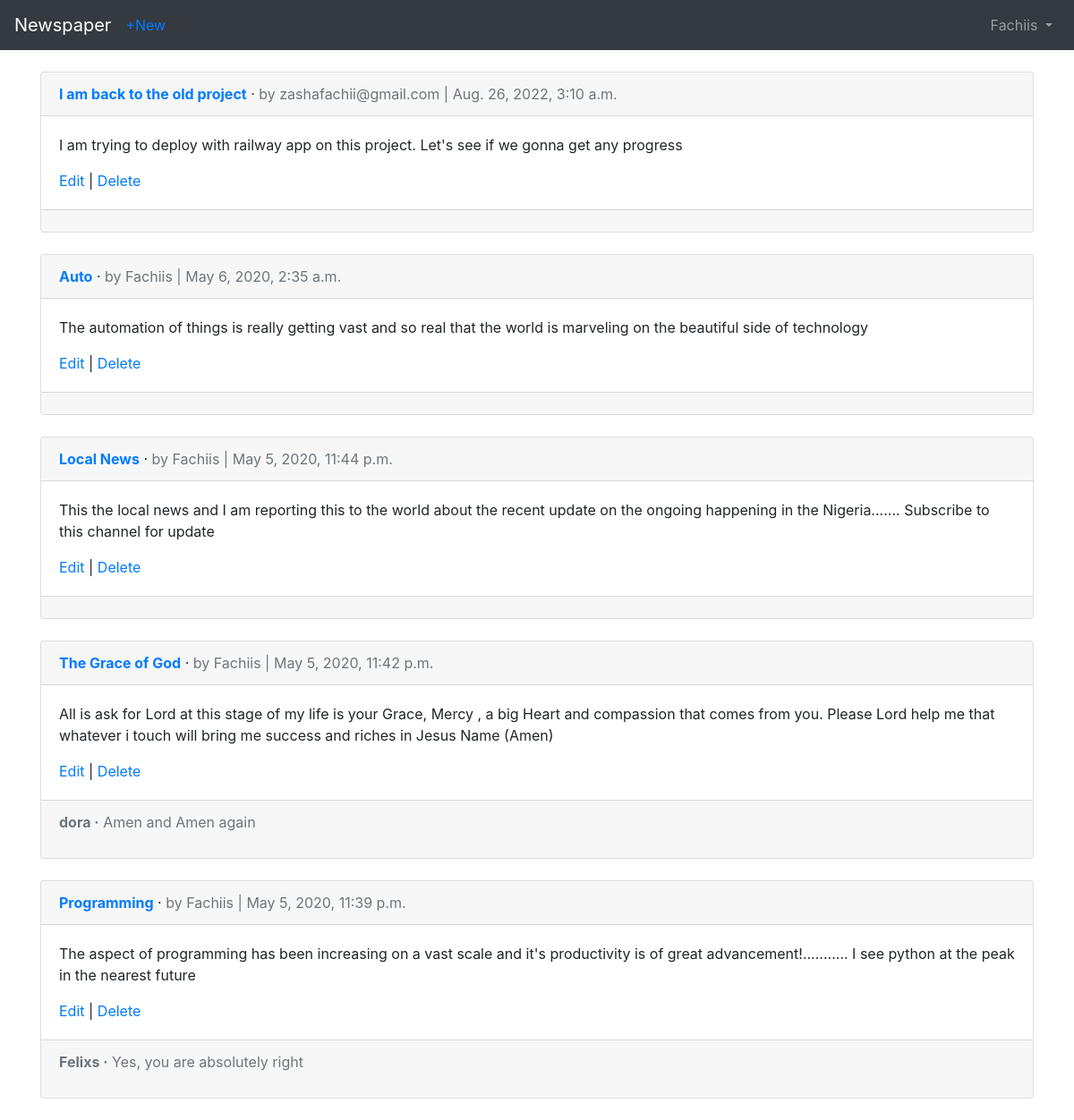
The page /articles/ (signed in) on the database its author committed.
### users/models.py (models this page shows)
class CustomUser(AbstractUser):
    age = models.PositiveIntegerField(null=True, blank=True)

### articles/models.py (models this page shows, shortened)
class Article(models.Model):
    title = models.CharField(max_length=300)
    body = models.TextField()
    author = models.ForeignKey(get_user_model(), on_delete=models.CASCADE)
    pub_date = models.DateTimeField(auto_now_add=True)
    class Meta:
        ordering = ("-pub_date",)

class Comment(models.Model):
    article = models.ForeignKey(
        "Article",
        on_delete=models.CASCADE,
        related_name="comments",
    )
    comment = models.CharField(max_length=150)
    author = models.ForeignKey(get_user_model(), on_delete=models.CASCADE)
    def __str__(self):
        return self.comment

### articles/views.py (the view)
# urls.py: path("", ArticleListView.as_view(), name="article_list"),
class ArticleListView(LoginRequiredMixin, ListView):
    model = Article
    context_object_name = "article_list"
    template_name = "article_list.html"
    login_url = "login"

### templates/article_list.html (shortened to what this page needs)
{% extends 'base.html' %}
{% block content %}
    {% for article in article_list %}
    <div class="card">
        <div class="card-header">
            <span class="font-weight-bold"><a href="{% url 'article_detail' article.pk %}">
                {{ article.title }}</a></span> &middot;
            <span class="text-muted">by {{ article.author }} |
            {{ article.pub_date }}</span>
        </div>
        <div class="card-body">
            <p>{{ article.body }}</p>
            <a href="{% url 'article_update' article.pk %}">Edit</a> |
            <a href="{% url 'article_delete' article.pk %}">Delete</a>
        </div>
        <div class="card-footer text-muted">
            {% for comment in article.comments.all %}
                <p>
                    <span class="font-weight-bold">{{ comment.author }} &middot;</span>
                    {{ comment }}
                </p>
            {% endfor %}
        </div>
    </div>
    <br />
    {% endfor %}
{% endblock content %}

### templates/base.html (shortened to what this page needs)
<DOCTYPE html>
<html lang="en">
<head>
        <link rel="stylesheet" href="https://stackpath.bootstrapcdn.com/bootstrap/4.4.1/css/bootstrap.min.css"
>
</head>
<body>
    <nav class="navbar navbar-expand-md navbar-dark bg-dark mb-4">
        <a class="navbar-brand" href="{% url 'home' %}">Newspaper</a>
        {% if user.is_authenticated %}
            <ul class="navbar-nav mr-auto">
                <li class="nav-item"><a href="{% url 'article_new' %}">+New</a><li>
            </ul>
        {% endif %}
    <div class="collapse navbar-collapse" id="navbarCollapse">
    {% if user.is_authenticated %}
        <ul class="navbar-nav ml-auto">
            <li class="nav-item">
                <a class="nav-link dropdown-toggle" href="#" id="userMenu"
                    data-toggle="dropdown" aria-haspopup="true"
                    aria-expanded="false">
                    {{ user.username }}
                </a>
            </li>
        </ul>
    {% endif %}
    </div>
    </nav>
        <div class="container">
            {% block content %}
            {% endblock content %}
        </div>
</body>
</html>

### rows shown on the page
CustomUser: username "Fachiis"
Article: title "I am back to the old project", author "zashafachii@gmail.com", pub_date "Aug. 26, 2022, 3:10 a.m.", body "I am trying to deploy with railway app on this project. Let's see if we gonna get any progress"
Article: title "Auto", author "Fachiis", pub_date "May 6, 2020, 2:35 a.m.", body "The automation of things is really getting vast and so real that the world is marveling on the beautiful side of technology"
Article: title "Local News", author "Fachiis", pub_date "May 5, 2020, 11:44 p.m.", body "This the local news and I am reporting this to the world about the recent update on the ongoing happening in the Nigeria....... Subscribe to this channel for update"
Article: title "The Grace of God", author "Fachiis", pub_date "May 5, 2020, 11:42 p.m.", body "All is ask for Lord at this stage of my life is your Grace, Mercy , a big Heart and compassion that comes from you. Please Lord help me that whatever i touch will bring me success and riches in Jesus Name (Amen)"
Comment: author "dora", comment "Amen and Amen again"
Article: title "Programming", author "Fachiis", pub_date "May 5, 2020, 11:39 p.m.", body "The aspect of programming has been increasing on a vast scale and it's productivity is of great advancement!........... I see python at the peak in the nearest future"
Comment: author "Felixs", comment "Yes, you are absolutely right"
